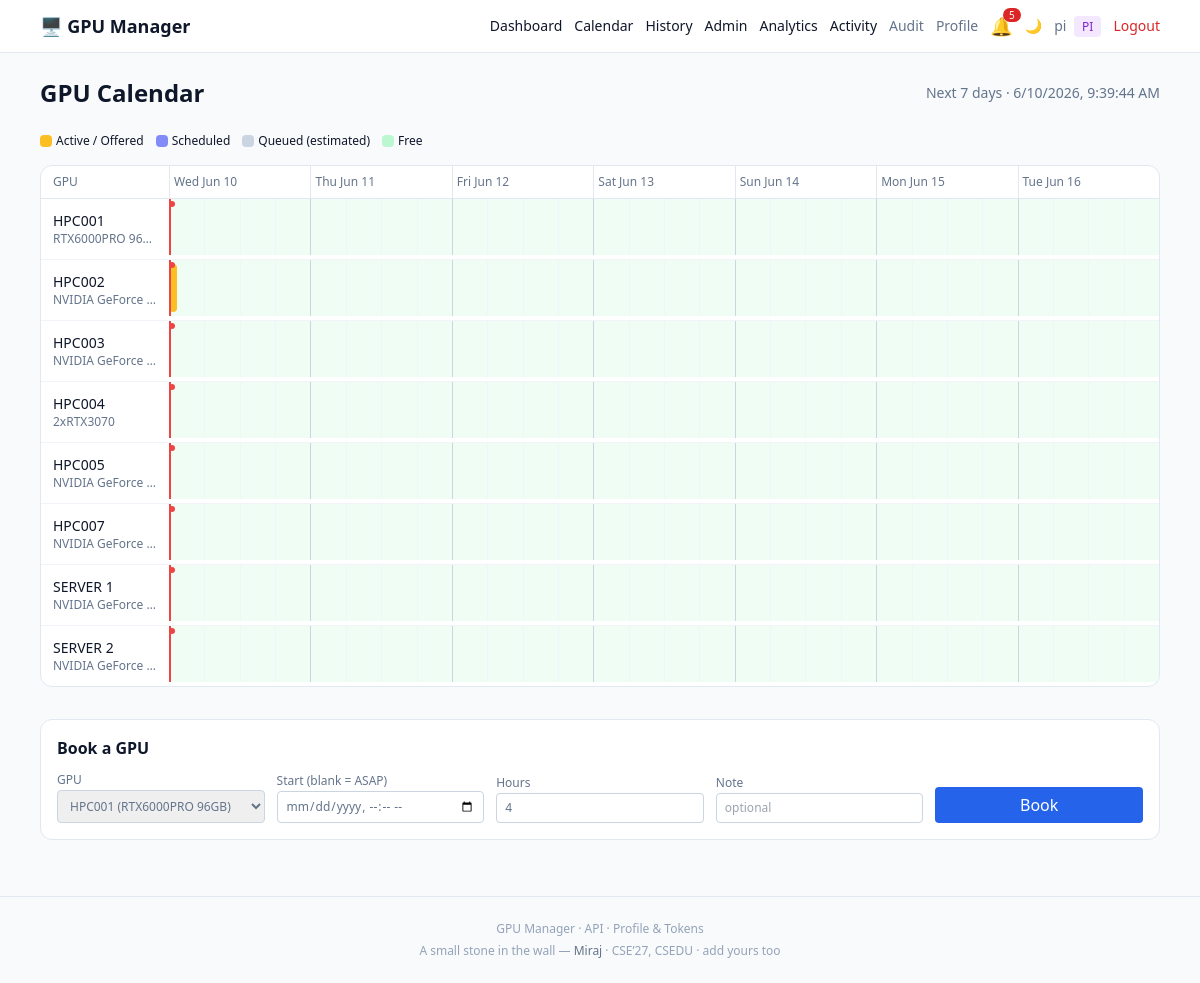
Screenshot of /calendar (signed in) with the database file from the repository.
### app/models.py (models this page shows, shortened)
class User(Base):
    __tablename__ = "users"
    id: Mapped[int] = mapped_column(Integer, primary_key=True)
    email: Mapped[str] = mapped_column(String(255), unique=True, index=True, nullable=False)
    name: Mapped[str] = mapped_column(String(255), nullable=False)
    google_sub: Mapped[Optional[str]] = mapped_column(String(255), unique=True, nullable=True)
    picture_url: Mapped[Optional[str]] = mapped_column(String(512), nullable=True)
    role: Mapped[Role] = mapped_column(Enum(Role), default=Role.USER, nullable=False)
    quota_hours: Mapped[float] = mapped_column(Float, default=40.0, nullable=False)
    used_hours: Mapped[float] = mapped_column(Float, default=0.0, nullable=False)
    is_active: Mapped[bool] = mapped_column(Boolean, default=True, nullable=False)
    is_approved: Mapped[bool] = mapped_column(Boolean, default=False, nullable=False)
    created_at: Mapped[datetime] = mapped_column(DateTime(timezone=True), default=utcnow, nullable=False)
    email_on_offer: Mapped[bool] = mapped_column(Boolean, default=True, nullable=False)
    email_on_warning: Mapped[bool] = mapped_column(Boolean, default=True, nullable=False)
    email_on_watch: Mapped[bool] = mapped_column(Boolean, default=True, nullable=False)
    email_on_queue_move: Mapped[bool] = mapped_column(Boolean, default=False, nullable=False)
    reservations: Mapped[list["Reservation"]] = relationship(back_populates="user")
    api_tokens: Mapped[list["ApiToken"]] = relationship(back_populates="user", cascade="all, delete-orphan")

class Gpu(Base):
    __tablename__ = "gpus"
    id: Mapped[int] = mapped_column(Integer, primary_key=True)
    name: Mapped[str] = mapped_column(String(100), unique=True, nullable=False)
    model: Mapped[Optional[str]] = mapped_column(String(100), nullable=True)
    host: Mapped[Optional[str]] = mapped_column(String(100), nullable=True)
    ssh_user: Mapped[Optional[str]] = mapped_column(String(100), nullable=True)
    ssh_port: Mapped[Optional[int]] = mapped_column(Integer, nullable=True)
    ssh_password: Mapped[Optional[str]] = mapped_column(String(200), nullable=True)
    notes: Mapped[Optional[str]] = mapped_column(Text, nullable=True)
    tags: Mapped[Optional[str]] = mapped_column(String(500), nullable=True)
    max_hours: Mapped[Optional[float]] = mapped_column(Float, nullable=True)
    gpu_index: Mapped[int] = mapped_column(Integer, default=0, nullable=False)
    cpu_model: Mapped[Optional[str]] = mapped_column(String(200), nullable=True)
    ram_gb: Mapped[Optional[int]] = mapped_column(Integer, nullable=True)
    connect_instructions: Mapped[Optional[str]] = mapped_column(Text, nullable=True)
    is_remote: Mapped[bool] = mapped_column(Boolean, default=False, nullable=False)
    status: Mapped[GpuStatus] = mapped_column(Enum(GpuStatus), default=GpuStatus.AVAILABLE, nullable=False)
    visibility: Mapped[GpuVisibility] = mapped_column(Enum(GpuVisibility), default=GpuVisibility.RESTRICTED, nullable=False)
    created_at: Mapped[datetime] = mapped_column(DateTime(timezone=True), default=utcnow, nullable=False)
    reservations: Mapped[list["Reservation"]] = relationship(back_populates="gpu", cascade="all, delete-orphan")
    access_grants: Mapped[list["GpuAccess"]] = relationship(back_populates="gpu", cascade="all, delete-orphan")
    metric_samples: Mapped[list["GpuMetricSample"]] = relationship(back_populates="gpu", cascade="all, delete-orphan")

### app/routers/dashboard.py (the view)
@router.get("/calendar", response_class=HTMLResponse)
def calendar_view(request: Request, db: Session = Depends(get_db), user=Depends(require_user)):
    if not user.is_approved:
        return RedirectResponse(url="/dashboard", status_code=302)
    all_gpus = db.query(Gpu).order_by(Gpu.name).all()
    gpus = [g for g in all_gpus if user_can_access_gpu(db, user, g)]
    now = utcnow()
    window_hours = 7 * 24  # 7-day window
    window_end = now + timedelta(hours=window_hours)
    relevant_statuses = [
        ReservationStatus.ACTIVE,
        ReservationStatus.OFFERED,
        ReservationStatus.SCHEDULED,
        ReservationStatus.QUEUED,
    ]
    all_res = (
        db.query(Reservation)
        .filter(Reservation.status.in_(relevant_statuses))
        .all()
    )
    gpu_blocks = {}
    for gpu in gpus:
        blocks = []
        gpu_res = [r for r in all_res if r.gpu_id == gpu.id]
        for r in gpu_res:
            if r.status in (ReservationStatus.ACTIVE, ReservationStatus.OFFERED):
                start = r.started_at or now
                if start.tzinfo is None:
                    start = start.replace(tzinfo=timezone.utc)
                end = r.expected_end_at or (start + timedelta(hours=r.requested_hours))
                if end.tzinfo is None:
                    end = end.replace(tzinfo=timezone.utc)
                if end < now or start > window_end:
                    continue
                blocks.append({
                    "status": r.status.value,
                    "user": r.user.name,
                    "note": r.note or "",
                    "start_ts": max(start, now).timestamp(),
                    "end_ts": min(end, window_end).timestamp(),
                    "hours": r.requested_hours,
                })
            elif r.status == ReservationStatus.SCHEDULED and r.scheduled_start_at:
                start = r.scheduled_start_at
                if start.tzinfo is None:
                    start = start.replace(tzinfo=timezone.utc)
                end = start + timedelta(hours=r.requested_hours)
                if end < now or start > window_end:
                    continue
                blocks.append({
                    "status": "SCHEDULED",
                    "user": r.user.name,
                    "note": r.note or "",
                    "start_ts": max(start, now).timestamp(),
                    "end_ts": min(end, window_end).timestamp(),
                    "hours": r.requested_hours,
                })
            elif r.status == ReservationStatus.QUEUED:
                secs = estimated_wait_seconds(db, r)
                if secs is None:
                    continue
                est_start = now + timedelta(seconds=secs)
                est_end = est_start + timedelta(hours=r.requested_hours)
                if est_end < now or est_start > window_end:
                    continue
                blocks.append({
                    "status": "QUEUED",
                    "user": r.user.name,
                    "note": r.note or "(estimated)",
                    "start_ts": max(est_start, now).timestamp(),
                    "end_ts": min(est_end, window_end).timestamp(),
                    "hours": r.requested_hours,
                })
        gpu_blocks[gpu.id] = blocks
    return templates.TemplateResponse("calendar.html", {
        "request": request,
        "user": user,
        "gpus": gpus,
        "gpu_blocks": gpu_blocks,
        "now_ts": now.timestamp(),
        "window_end_ts": window_end.timestamp(),
        "window_hours": window_hours,
        "now": now,
        "window_end": window_end,
        "timedelta": timedelta,
        "settings": settings,
        "unread_count": db.query(Notification)
            .filter(Notification.user_id == user.id, Notification.read.is_(False))
            .count(),
    })

### app/templates/calendar.html (shortened to what this page needs)
{% extends "base.html" %}
{% block content %}
<div class="flex items-center justify-between mb-6">
  <h1 class="text-2xl font-semibold">GPU Calendar</h1>
  <div class="text-sm text-slate-500 dark:text-slate-400">Next 7 days · <span id="cal-now"></span></div>
</div>
<div class="flex flex-wrap gap-3 text-xs mb-4">
  <span class="flex items-center gap-1"><span class="w-3 h-3 rounded bg-amber-400 inline-block"></span> Active / Offered</span>
  <span class="flex items-center gap-1"><span class="w-3 h-3 rounded bg-indigo-400 inline-block"></span> Scheduled</span>
  <span class="flex items-center gap-1"><span class="w-3 h-3 rounded bg-slate-300 inline-block"></span> Queued (estimated)</span>
  <span class="flex items-center gap-1"><span class="w-3 h-3 rounded bg-green-200 inline-block"></span> Free</span>
</div>
{% set now_ts = now_ts %}
{% set window_end_ts = window_end_ts %}
{% set total_secs = window_end_ts - now_ts %}
<div class="bg-white dark:bg-slate-800 border border-slate-200 dark:border-slate-700 rounded-xl overflow-hidden mb-8">
  <div class="flex border-b border-slate-200 dark:border-slate-700">
    <div class="w-32 flex-shrink-0 px-3 py-2 text-xs text-slate-500 font-medium">GPU</div>
    <div class="flex-1 relative h-8 overflow-hidden">
      {% for d in range(8) %}
        {% set pct = (d * 24 * 3600 / total_secs * 100)|round(2) %}
        {% if pct <= 100 %}
          <div class="absolute top-0 bottom-0 border-l border-slate-200 dark:border-slate-600 flex items-center pl-1"
               style="left: {{ pct }}%">
            <span class="text-xs text-slate-500 whitespace-nowrap">
              {{ (now + timedelta(days=d)).strftime('%a %b %d') }}
            </span>
          </div>
        {% endif %}
      {% endfor %}
    </div>
  </div>
  {% for gpu in gpus %}
    {% set blocks = gpu_blocks.get(gpu.id, []) %}
    <div class="flex border-b border-slate-100 dark:border-slate-700 last:border-0 hover:bg-slate-50 dark:hover:bg-slate-750">
      <div class="w-32 flex-shrink-0 px-3 py-3">
        <div class="font-medium text-sm truncate">{{ gpu.name }}</div>
        <div class="text-xs text-slate-500 truncate">{{ gpu.model or gpu.host or '' }}</div>
      </div>
      <div class="flex-1 relative h-14 bg-green-50 dark:bg-green-950/30">
        {% for block in blocks %}
          {% set left_pct = ((block.start_ts - now_ts) / total_secs * 100)|round(3) %}
          {% set width_pct = ((block.end_ts - block.start_ts) / total_secs * 100)|round(3) %}
          {% if width_pct > 0 and left_pct < 100 %}
            <div class="absolute top-1 bottom-1 rounded overflow-hidden text-xs text-white flex items-center px-1
                        {% if block.status == 'ACTIVE' or block.status == 'OFFERED' %}bg-amber-400 dark:bg-amber-500
                        {% elif block.status == 'SCHEDULED' %}bg-indigo-400 dark:bg-indigo-500
                        {% else %}bg-slate-300 dark:bg-slate-600 text-slate-700 dark:text-slate-200{% endif %}"
                 style="left: {{ [left_pct, 0]|max }}%; width: {{ [width_pct, 0.5]|max }}%"
                 title="{{ block.user }} · {{ '%.1f'|format(block.hours) }}h{% if block.note %} · {{ block.note }}{% endif %}">
            </div>
          {% endif %}
        {% endfor %}
        <div class="absolute top-0 bottom-0 border-l-2 border-red-500 z-10" style="left: 0%">
          <div class="w-1.5 h-1.5 bg-red-500 rounded-full -ml-0.5 mt-0.5"></div>
        </div>
      </div>
    </div>
  {% endfor %}
</div>
<div class="bg-white dark:bg-slate-800 border border-slate-200 dark:border-slate-700 rounded-xl p-4">
  <h2 class="font-semibold mb-3">Book a GPU</h2>
  <form method="post" action="/reservations/request" class="grid grid-cols-1 sm:grid-cols-5 gap-3 items-end">
    <label class="text-xs text-slate-500 sm:col-span-1">
      GPU
      <select name="gpu_id" class="block w-full border border-slate-300 dark:border-slate-600 dark:bg-slate-700 rounded px-2 py-1.5 mt-0.5" required>
        {% for gpu in gpus %}
          {% if gpu.status.value != 'MAINTENANCE' %}
            <option value="{{ gpu.id }}">{{ gpu.name }}{% if gpu.model %} ({{ gpu.model }}){% endif %}</option>
          {% endif %}
        {% endfor %}
      </select>
    </label>
    <label class="text-xs text-slate-500">
      Start (blank = ASAP)
      <input type="datetime-local" name="scheduled_start_at"
             class="block w-full border border-slate-300 dark:border-slate-600 dark:bg-slate-700 rounded px-2 py-1.5 mt-0.5" />
    </label>
    <label class="text-xs text-slate-500">
      Hours
      <input type="number" name="hours" step="0.5" min="0.5" max="{{ settings.MAX_RESERVATION_HOURS }}"
             value="4" class="block w-full border border-slate-300 dark:border-slate-600 dark:bg-slate-700 rounded px-2 py-1.5 mt-0.5" required />
    </label>
    <label class="text-xs text-slate-500 sm:col-span-1">
      Note
      <input type="text" name="note" placeholder="optional"
             class="block w-full border border-slate-300 dark:border-slate-600 dark:bg-slate-700 rounded px-2 py-1.5 mt-0.5" />
    </label>
    <button class="bg-blue-600 text-white px-4 py-1.5 rounded hover:bg-blue-700">Book</button>
  </form>
</div>
{% endblock %}

### app/templates/base.html (shortened to what this page needs)
<!DOCTYPE html>
<html lang="en" class="">
<head>
  <script src="https://cdn.tailwindcss.com"></script>
</head>
<body class="bg-slate-50 dark:bg-slate-900 text-slate-900 dark:text-slate-100 min-h-screen transition-colors">
  <nav class="bg-white dark:bg-slate-800 border-b border-slate-200 dark:border-slate-700 sticky top-0 z-10">
    <div class="max-w-6xl mx-auto px-4 py-3 flex items-center justify-between gap-2">
      <a href="/" class="font-semibold text-lg whitespace-nowrap">🖥️ GPU Manager</a>
      <div class="flex items-center gap-3 text-sm flex-wrap justify-end">
        {% if user %}
          <a href="/dashboard" class="hover:underline">Dashboard</a>
          <a href="/calendar" class="hover:underline hidden sm:inline">Calendar</a>
          <a href="/history" class="hover:underline hidden sm:inline">History</a>
          {% if user.role.value == "PI" %}
            <a href="/admin" class="hover:underline">Admin</a>
            <a href="/admin/analytics" class="hover:underline hidden sm:inline">Analytics</a>
            <a href="/admin/activity" class="hover:underline hidden sm:inline">Activity</a>
            <a href="/admin/audit" class="hover:underline hidden md:inline text-slate-500 dark:text-slate-400">Audit</a>
          {% endif %}
          <a href="/profile" class="hover:underline hidden sm:inline text-slate-500 dark:text-slate-400">Profile</a>
          {% if unread_count is defined and unread_count > 0 %}
            <a href="/dashboard" class="relative inline-flex items-center" title="{{ unread_count }} unread">
              <span class="text-lg">🔔</span>
              <span class="absolute -top-1 -right-2 bg-red-600 text-white text-[10px] leading-none px-1.5 py-0.5 rounded-full">{{ unread_count }}</span>
            </a>
          {% endif %}
          <button onclick="toggleTheme()" class="text-slate-500 dark:text-slate-400 hover:text-slate-900 dark:hover:text-white" title="Toggle dark mode">
            <span class="dark:hidden">🌙</span>
          </button>
          <span class="text-slate-500 dark:text-slate-400 hidden md:inline">
            {{ user.name }}
            <span class="ml-1 text-xs px-2 py-0.5 rounded
                  {% if user.role.value == 'PI' %}bg-purple-100 text-purple-700 dark:bg-purple-900 dark:text-purple-300{% else %}bg-slate-100 text-slate-700 dark:bg-slate-700 dark:text-slate-300{% endif %}">
              {{ user.role.value }}
            </span>
          </span>
          <a href="/auth/logout" class="text-red-600 hover:underline">Logout</a>
        {% else %}
          <button onclick="toggleTheme()" class="text-slate-500 hover:text-slate-900 dark:hover:text-white">🌙</button>
          <a href="/auth/login" class="text-blue-600 hover:underline">Sign in with Google</a>
        {% endif %}
      </div>
    </div>
  </nav>
  {% set toast_msg = request.query_params.get('msg') %}
  {% set toast_kind = request.query_params.get('kind', 'success') %}
  <main class="max-w-6xl mx-auto px-4 py-6">
    {% block content %}{% endblock %}
  </main>
  <footer class="border-t border-slate-200 dark:border-slate-700 mt-8 py-6 text-center text-xs text-slate-400 dark:text-slate-500">
    <div class="mb-1.5">
      GPU Manager &middot; <a href="/api/v1/me" class="hover:underline">API</a> &middot; <a href="/profile" class="hover:underline">Profile &amp; Tokens</a>
    </div>
    <div>
      A small stone in the wall &mdash;
      <span class="text-slate-500 dark:text-slate-400 font-medium">Miraj</span>
      &middot; CSE&rsquo;27, CSEDU &middot;
      <a href="https://github.com/sheldor944/GPU_Manager" target="_blank" rel="noopener" class="hover:underline">add yours too</a>
    </div>
  </footer>
</body>
</html>

### app/templates/base.html (style rules this page uses)
body { font-family: ui-sans-serif, system-ui, -apple-system, "Segoe UI", Roboto; }

### rows the page displays
User: name "pi", role.value "PI"
Gpu: name "HPC001", model "RTX6000PRO 96…"
Gpu: name "HPC002", model "NVIDIA GeForce…"
Gpu: name "HPC003", model "NVIDIA GeForce…"
Gpu: name "HPC004", model "2xRTX3070"
Gpu: name "HPC005", model "NVIDIA GeForce…"
Gpu: name "HPC007", model "NVIDIA GeForce…"
Gpu: name "SERVER 1", model "NVIDIA GeForce…"
Gpu: name "SERVER 2", model "NVIDIA GeForce…"

### other values shown
{{ unread_count }} "5"
{{ (now + timedelta(days=d)).strftime('%a %b %d') }} "Wed Jun 10" "Thu Jun 11" "Fri Jun 12" "Sat Jun 13" "Sun Jun 14" "Mon Jun 15" "Tue Jun 16"
form field gpu_id "HPC001 (RTX6000PRO 96GB)"
